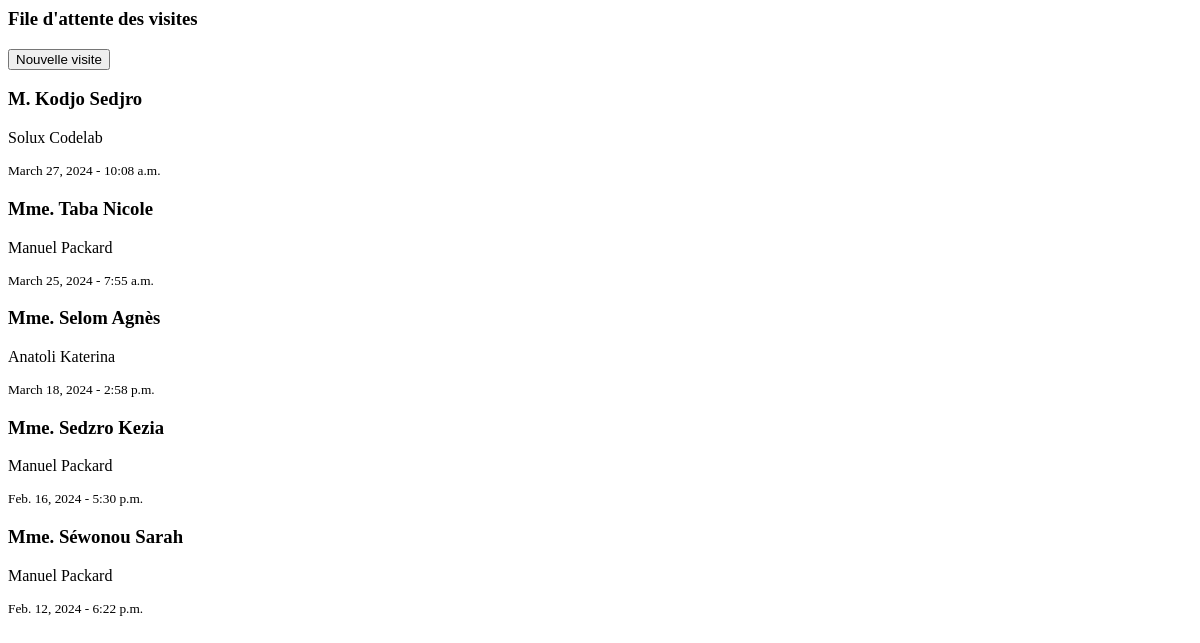
The page /visits/pending/ (signed in) on the database as committed earlier.
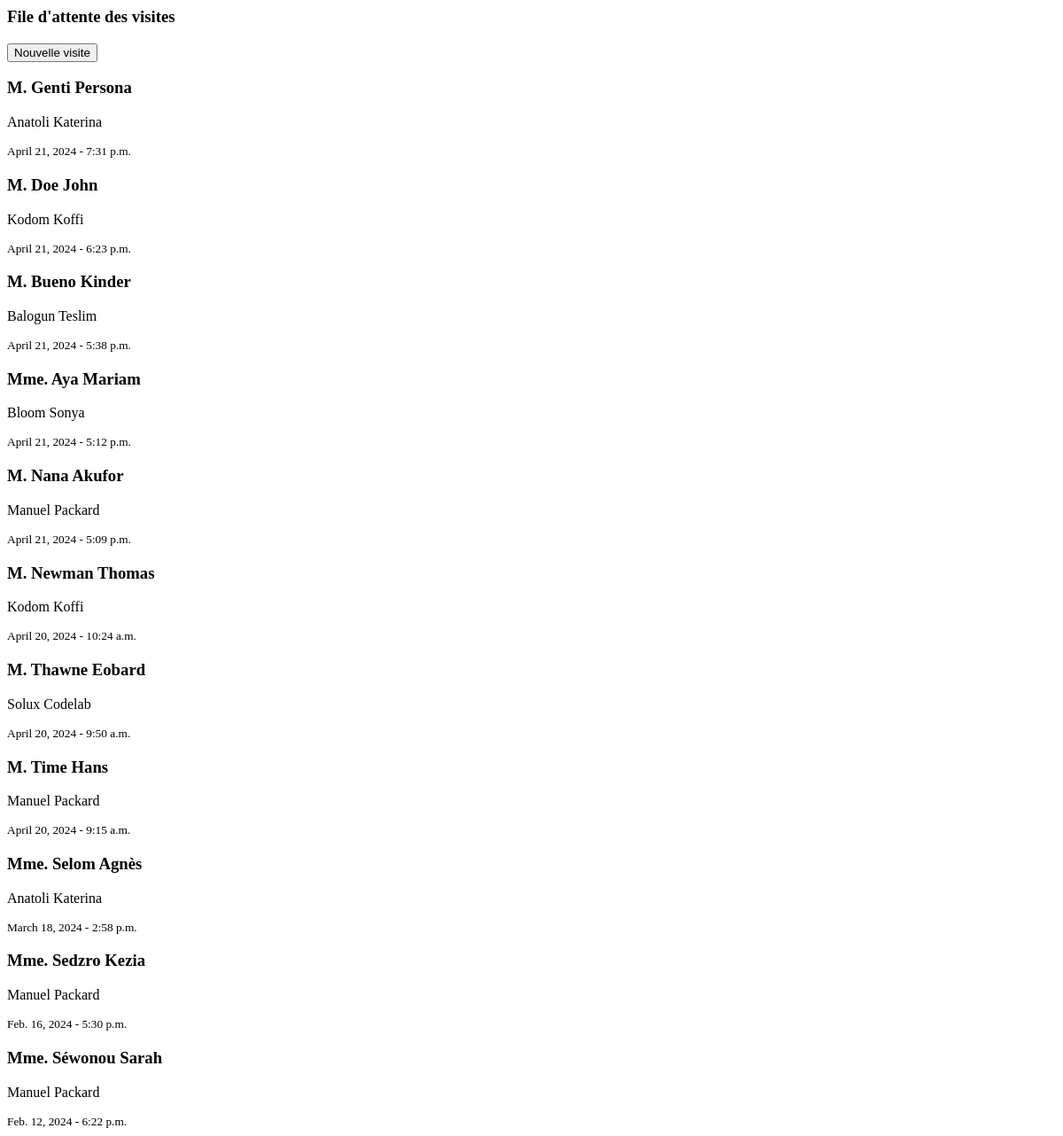
The same page on the database as committed later.
### base/models.py (models this page shows, shortened)
class Visit(models.Model):
    host = models.ForeignKey(CustomUser, on_delete=models.CASCADE)
    first_name = models.CharField(max_length=255)
    last_name = models.CharField(max_length=255)
    sex = models.CharField(max_length=50, choices=genders)
    phone = models.CharField(max_length=255, blank=True, null=True)
    observations = models.TextField(blank=True, null=True)
    email = models.EmailField(max_length=255, null=True, blank=True)
    context = models.CharField(max_length=50, choices=context_types)
    nationality = models.CharField(
        max_length=255, default='', null=True, blank=True)
    date = models.DateField(default=date.today)
    arrived_at = models.TimeField(default=timezone.now)
    started_at = models.TimeField(blank=True, null=True)
    ended_at = models.TimeField(blank=True, null=True)
    departed_at = models.TimeField(null=True, blank=True)
    id_document = models.CharField(max_length=50, choices=id_types)
    id_number = models.CharField(max_length=50)
    is_accepted = models.BooleanField(default=False)
    is_rejected = models.BooleanField(default=False)
    is_missed = models.BooleanField(default=False)
    is_finished = models.BooleanField(default=False)
    status = models.ForeignKey(Status, default=1, on_delete=models.CASCADE)
    signature = models.ImageField(
        upload_to='signatures/', null=True, blank=True)

### accounts/models.py (models this page shows, shortened)
class CustomUser(AbstractBaseUser, PermissionsMixin):
    email = models.EmailField(db_index=True, unique=True, max_length=255)
    username = models.CharField(
        max_length=255, unique=True, blank=True, null=True)
    first_name = models.CharField(max_length=255)
    last_name = models.CharField(max_length=255)
    address = models.CharField(max_length=255, blank=True, null=True)
    phone = PhoneNumberField(unique=True, blank=True, null=True)
    role = models.ForeignKey(
        Role, on_delete=models.CASCADE, blank=True, null=True,)
    image = models.ImageField(blank=True, null=True, upload_to='users')
    is_active = models.BooleanField(default=True)
    is_staff = models.BooleanField(default=False)
    is_superuser = models.BooleanField(default=False)
    objects = CustomUserManager()
    USERNAME_FIELD = 'email'
    REQUIRED_FIELDS = []

### base/views.py (the view)
# urls.py: path('visits/pending/', pending_visits, name='pending_visits'),
@login_required(login_url='login')
def pending_visits(req):
    user = req.user
    if user.role.sec_level >= 4:
        visits = Visit.objects.filter(
            status=1).order_by('-date', '-arrived_at')
    else:
        visits = Visit.objects.filter(
            status=1, host=user).order_by('-date', '-arrived_at')
    context = {"visits": visits}
    return render(req, 'base/partials/visits/pending.html', context)

### base/utils.py (called while the page is built)
def h_encode(id):
    return hashids.encode(id)

    def to_url(self, value):
        return h_encode(value)

### base/templates/base/partials/visits/pending.html (shortened to what this page needs)
<div class="p-4 lg:p-6 border border-purple-400 rounded-xl grid gap-2">
  <div class="flex justify-between items-center">
    <h3 class="text-black text-xl">File d'attente des visites</h3>
    {% if user.role.sec_level >= 4 %}
    <button
      hx-target="#basic_dialog"
      hx-get="{% url 'create_visit' %}"
      class="w-fit px-3 py-2 bg-purple-100 text-black text-sm hover:bg-purple-300 flex items-center rounded-md cursor-pointer transition duration-200 ease-in"
    >
      <span class="hidden md:inline mr-2">Nouvelle visite</span>
    </button>
    {% endif %}
  </div>
    {% if not visits %}
    <div
      class="p-20 bg-white w-full h-full rounded-xl flex-col text-center text-black m-auto"
    >
      <i class="fa-solid fa-folder-open text-gray-300 text-7xl"></i>
      <p class="mt-2 p-2 rounded-lg bg-gray-50 text-md text-center">
        Aucune visite en attente
      </p>
    </div>
    {% else %}
    <div class="grid md:grid-cols-3 lg:grid-cols-4 2xl:grid-cols-5 gap-2">
      {% for obj in visits %}
      {% include 'base/components/visits/alt_card.html' %}
      {% endfor %}
    </div>
    {% endif %}
</div>

### base/templates/base/components/visits/alt_card.html
<div
  hx-get="{% url 'visit_alt' obj.id %}"
  hx-target="#basic_dialog"
  class="p-3 h-full bg-purple-50 border  hover:bg-white hover:border-purple-400 hover:shadow-md rounded-lg cursor-pointer"
>
  <h3 class="font-bold text-black text-md">
    {% if obj.sex == 'male' %} M. {% else %} Mme. {% endif %}
    {{obj.last_name}} {{obj.first_name}}
  </h3>
  <p class="text-xs">{{obj.host.last_name}} {{obj.host.first_name}}</p>
  <small class="text-xs">{{obj.date}} - {{obj.arrived_at}}</small>
</div>

Rows that differ between the two databases and show on the page:
removed Visit: sex "M.", last_name "Kodjo", first_name "Sedjro", host.last_name "Solux", host.first_name "Codelab", date "March 27, 2024", arrived_at "10:08 a.m."
no longer on this page (row edited): Visit: sex "Mme.", last_name "Taba", first_name "Nicole", host.last_name "Manuel", host.first_name "Packard", date "March 25, 2024", arrived_at "7:55 a.m."
added Visit: sex "M.", last_name "Genti", first_name "Persona", host.last_name "Anatoli", host.first_name "Katerina", date "April 21, 2024", arrived_at "7:31 p.m."
added Visit: sex "M.", last_name "Doe", first_name "John", host.last_name "Kodom", host.first_name "Koffi", date "April 21, 2024", arrived_at "6:23 p.m."
added Visit: sex "M.", last_name "Bueno", first_name "Kinder", host.last_name "Balogun", host.first_name "Teslim", date "April 21, 2024", arrived_at "5:38 p.m."
added Visit: sex "Mme.", last_name "Aya", first_name "Mariam", host.last_name "Bloom", host.first_name "Sonya", date "April 21, 2024", arrived_at "5:12 p.m."
added Visit: sex "M.", last_name "Nana", first_name "Akufor", host.last_name "Manuel", host.first_name "Packard", date "April 21, 2024", arrived_at "5:09 p.m."
added Visit: sex "M.", last_name "Newman", first_name "Thomas", host.last_name "Kodom", host.first_name "Koffi", date "April 20, 2024", arrived_at "10:24 a.m."
added Visit: sex "M.", last_name "Thawne", first_name "Eobard", host.last_name "Solux", host.first_name "Codelab", date "April 20, 2024", arrived_at "9:50 a.m."
added Visit: sex "M.", last_name "Time", first_name "Hans", host.last_name "Manuel", host.first_name "Packard", date "April 20, 2024", arrived_at "9:15 a.m."
